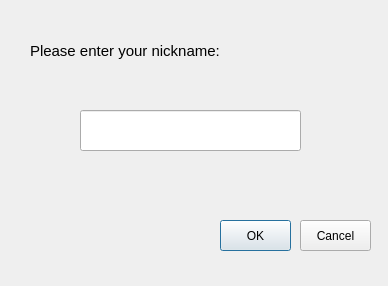
<?xml version="1.0" encoding="UTF-8"?>
<ui version="4.0">
 <class>NicknameDialog</class>
 <widget class="QDialog" name="NicknameDialog">
  <property name="geometry">
   <rect>
    <x>0</x>
    <y>0</y>
    <width>388</width>
    <height>286</height>
   </rect>
  </property>
  <property name="windowTitle">
   <string>Prompt</string>
  </property>
  <widget class="QLineEdit" name="nicknameEdit">
   <property name="geometry">
    <rect>
     <x>80</x>
     <y>110</y>
     <width>221</width>
     <height>41</height>
    </rect>
   </property>
   <property name="font">
    <font>
     <pointsize>11</pointsize>
    </font>
   </property>
  </widget>
  <widget class="QLabel" name="label">
   <property name="geometry">
    <rect>
     <x>30</x>
     <y>30</y>
     <width>201</width>
     <height>41</height>
    </rect>
   </property>
   <property name="font">
    <font>
     <pointsize>11</pointsize>
    </font>
   </property>
   <property name="text">
    <string>Please enter your nickname:</string>
   </property>
  </widget>
  <widget class="QPushButton" name="okButton">
   <property name="geometry">
    <rect>
     <x>220</x>
     <y>220</y>
     <width>71</width>
     <height>31</height>
    </rect>
   </property>
   <property name="text">
    <string>OK</string>
   </property>
  </widget>
  <widget class="QPushButton" name="cancelButton">
   <property name="geometry">
    <rect>
     <x>300</x>
     <y>220</y>
     <width>71</width>
     <height>31</height>
    </rect>
   </property>
   <property name="text">
    <string>Cancel</string>
   </property>
  </widget>
 </widget>
 <resources/>
 <connections/>
</ui>
